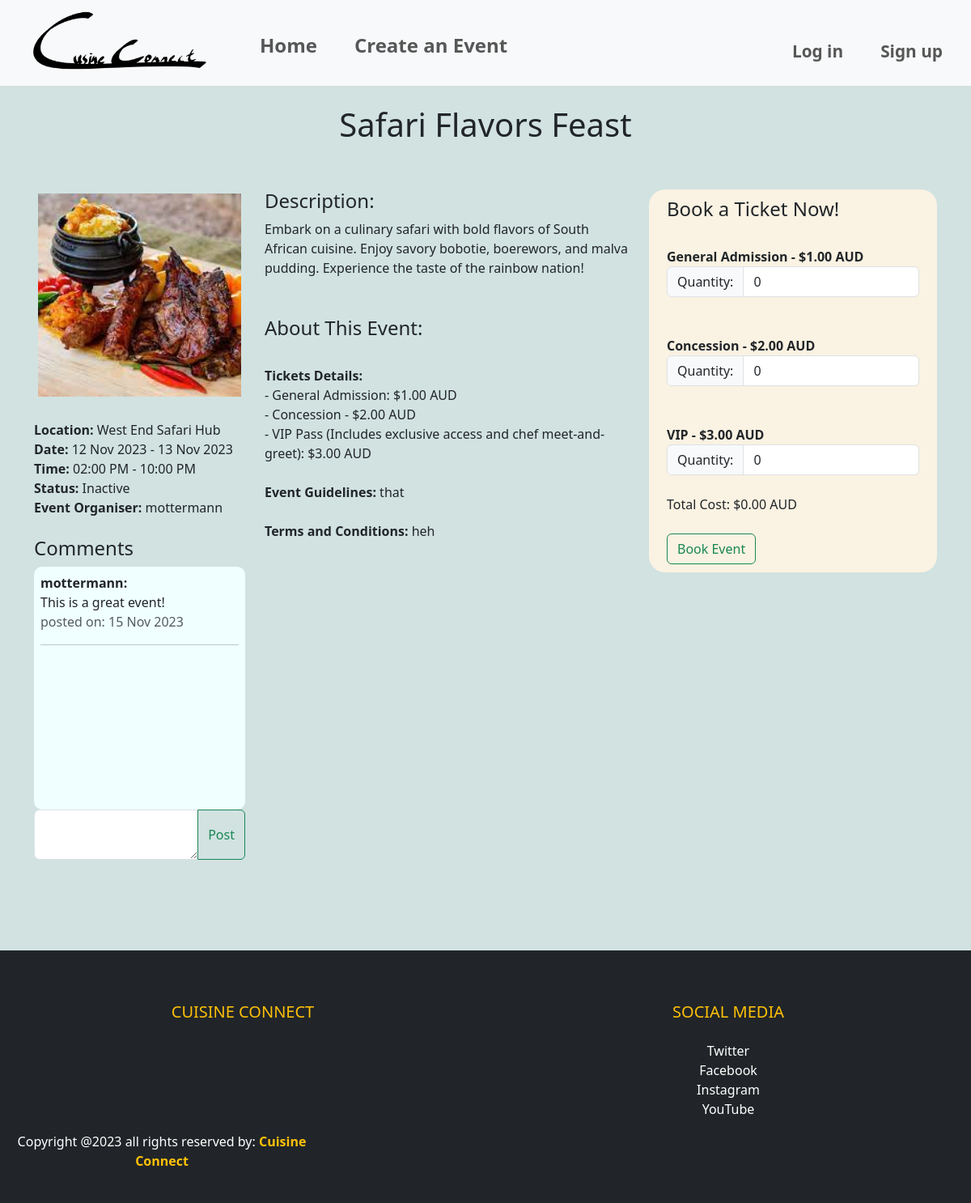
Before: /events/event/6 with the older database file.
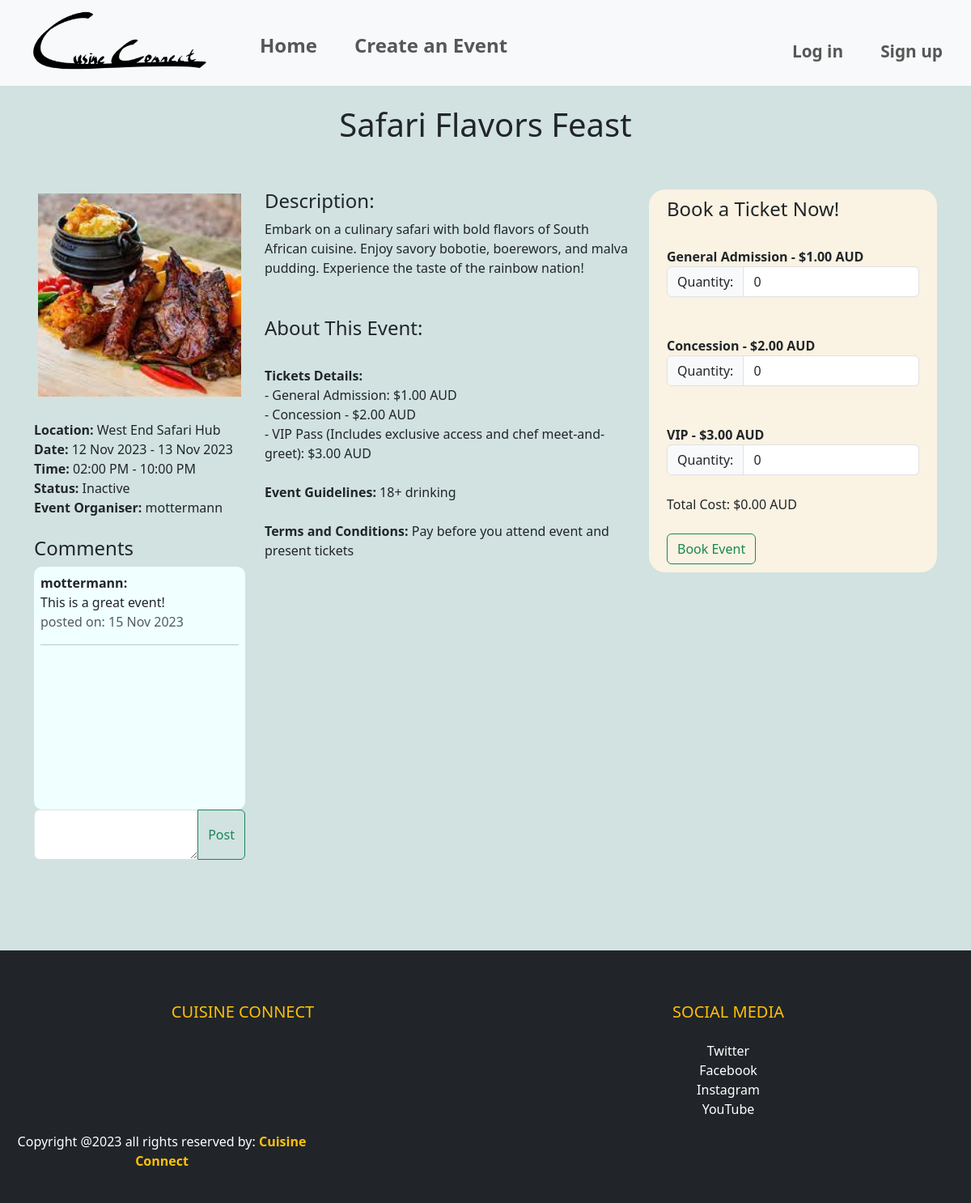
After: the same page with the newer database file.
### website/models.py (models this page shows, shortened)
class Event(db.Model):
    __tablename__ = 'events'
    id = db.Column(db.Integer, primary_key=True)
    name = db.Column(db.String(80), nullable=False)
    location = db.Column(db.String(400), nullable=False)
    start_date = db.Column(db.Date, nullable=False)
    end_date = db.Column(db.Date, nullable=False)
    start_time = db.Column(db.Time, nullable=False)
    end_time = db.Column(db.Time, nullable=False)
    ga_price = db.Column(db.Numeric, nullable=False)
    ga_availability = db.Column(db.Integer, nullable=False)
    concession_price = db.Column(db.Numeric, nullable=False)
    concession_availability = db.Column(db.Integer, nullable=False)
    vip_price = db.Column(db.Numeric, nullable=False)
    vip_availability = db.Column(db.Integer, nullable=False)
    description = db.Column(db.Text, nullable=False)
    image = db.Column(db.String(400), nullable=True)
    event_guidelines = db.Column(db.Text, nullable=True)
    terms_conditions = db.Column(db.Text, nullable=True)
    category = db.Column(db.String(80), nullable=True)
    comments = db.relationship('Comment', backref='event')
    user_id = db.Column(db.Integer, db.ForeignKey('users.id'))
    user = db.relationship('User', backref=db.backref('events', lazy=True))
    is_cancelled = db.Column(db.Boolean, default=False)
    event_bookings = db.relationship('Bookings', back_populates='event', lazy=True)
    @property
    def total_availability(self):
        return (self.concession_availability + self.ga_availability + self.vip_availability)
    @property
    def total_tickets_booked(self):
        return sum(bookings.ga_quantity + bookings.concession_quantity + bookings.vip_quantity for bookings in self.event_bookings)
    @property
    def status(self):
        try:
            if self.is_cancelled:
                return "Cancelled"
            elif self.total_availability == self.total_tickets_booked:
                return "Sold Out"
            elif datetime.combine(self.start_date, self.start_time) < datetime.now():
                return "Inactive"
            else:
                return "Open"
        except Exception as e:
            print(f"Error updating status: {e}")

class Bookings(db.Model):
    __tablename__ = 'bookings'
    id = db.Column(db.Integer, primary_key=True)
    name = db.Column(db.String(80))
    description = db.Column(db.String(200))
    image = db.Column(db.String(400))
    user_id = db.Column(db.Integer, db.ForeignKey('users.id'))
    event_id = db.Column(db.Integer, db.ForeignKey('events.id'))
    event = db.relationship('Event', back_populates='event_bookings', lazy=True)
    ga_quantity = db.Column(db.Integer, default=0)
    concession_quantity = db.Column(db.Integer, default=0)
    vip_quantity = db.Column(db.Integer, default=0)
    booking_time = db.Column(db.DateTime, default=datetime.utcnow)

class User(db.Model, UserMixin):
    __tablename__='users'
    id = db.Column(db.Integer, primary_key=True)
    name = db.Column(db.String(100), index=True, unique=True, nullable=False)
    emailid = db.Column(db.String(100), index=True, nullable=False)
    contactnumber = db.Column(db.Integer)
    address = db.Column(db.String(15), unique=True, index=True, nullable=True)
    password_hash = db.Column(db.String(255), nullable=False)
    comments = db.relationship('Comment', backref='user')

class Comment(db.Model):
    __tablename__ = 'comments'
    id = db.Column(db.Integer, primary_key=True)
    text = db.Column(db.String(400))
    created_at = db.Column(db.DateTime, default=datetime.now())
    user_id = db.Column(db.Integer, db.ForeignKey('users.id'))
    event_id = db.Column(db.Integer, db.ForeignKey('events.id'))

### website/events.py (the view)
@bp.route('/event/<int:id>')
def event_details(id):
    print(f"Event ID: {id}")
    event = Event.query.get_or_404(id)
    comment_form = CommentForm()
    return render_template('eventDetails.html', event=event, form=comment_form)

### website/forms.py
class CommentForm(FlaskForm):
    text = TextAreaField('Comment', [InputRequired()])
    submit = SubmitField('Post')

### website/templates/eventDetails.html (shortened to what this page needs)
{% extends 'base.html' %}
{% block header %}
<link rel="stylesheet" href="{{ url_for('static', filename='style/style.css') }}">
{% endblock %}
{% block content %}
<div>
    <div class="heading">
        <h1>{{ event.name }}</h1><br><br>
    </div>
    <div class="container">
        <div class="row">
            <div class="col-sm-3">
                <div class="box">
                    <img class="cropImage" src="{{ url_for('static', filename=event.image.split('static/')[1].replace('\\', '/')) }}" alt="Event Image">
                </div>
                <br><b>Location:</b> {{ event.location }}
                <br><b>Date:</b> {{ event.start_date.strftime('%d %b %Y') }} - {{ event.end_date.strftime('%d %b %Y') }}
                <br><b>Time:</b> {{ event.start_time.strftime('%I:%M %p') }} - {{ event.end_time.strftime('%I:%M %p') }}
                <br><b>Status:</b> {{ event.status }}
                <br><b>Event Organiser:</b> {{ event.user.name }}
                <br><br><h4>Comments</h4>
                <div class="overflow-auto reviewsColor">
                    <div class="reviews">
                        {% for comment in event.comments %}
                        <div>
                            <b>{{ comment.user.name }}:</b><br>
                            {{ comment.text }}
                            <div class="text-muted">posted on: {{ comment.created_at.strftime('%d %b %Y') }}</div>
                        </div>
                        <hr class="hr hr-blurry" />
                        {% endfor %}
                    </div>
                </div>
                <form method="post" action="{{ url_for('event.post_comment', event_id=event.id) }}">
                    <div class="input-group mb-3">
                        {{ form.text(class="form-control") }}
                        <button class="btn btn-outline-success" type="submit">Post</button>
                    </div>
                </form>
            </div>
            <div class="col-sm-5">
                <h4>Description:</h4>
                {{ event.description }}
                <br><br><br><h4>About This Event:</h4>
                <br><b>Tickets Details:</b>
                <br>- General Admission: ${{ "%.2f"|format(event.ga_price) }} AUD
                <br>- Concession - ${{ "%.2f"|format(event.concession_price) }} AUD
                <br>- VIP Pass (Includes exclusive access and chef meet-and-greet): ${{ "%.2f"|format(event.vip_price) }} AUD
                <br><br><b>Event Guidelines:</b>
                {{ event.event_guidelines }}
                <br><br><b>Terms and Conditions:</b>
                {{ event.terms_conditions }}
            </div>
            <div class="col-sm-4">
                <div class="formLayout">
                    <div class="container">
                        <h4>Book a Ticket Now!</h4>
                        <form method="post" action="{{ url_for('event.book_event', id=event.id) }}">
                            <br><b>General Admission - ${{ "%.2f"|format(event.ga_price) }} AUD</b><br>
                            <div class="input-group">
                                <div class="input-group-text">Quantity:</div>
                                <input type="number" name="ga_quantity" id="GAquantity" class="form-control" min="0" value="0">
                            </div><br>
                            <br><b>Concession - ${{ "%.2f"|format(event.concession_price) }} AUD</b><br>
                            <div class="input-group">
                                <div class="input-group-text">Quantity:</div>
                                <input type="number" name="concession_quantity" id="concessionquantity" class="form-control" min="0" value="0">
                            </div><br>
                            <br><b>VIP - ${{ "%.2f"|format(event.vip_price) }} AUD</b><br>
                            <div class="input-group">
                                <div class="input-group-text">Quantity:</div>
                                <input type="number" name="vip_quantity" id="VIPquantity" class="form-control" min="0" value="0">
                            </div><br>
                            <div id="totalPrice">Total Cost: $0.00 AUD</div><br>
                            <button class="btn btn-outline-success" type="submit">Book Event</button>
                        </form>
                    </div>
                </div>
            </div>
        </div>
    </div>
</div>
<br><br><br><br>
{% endblock %}

### website/templates/base.html (shortened to what this page needs)
<!DOCTYPE html>
<html lang="en">
    <head>
        <link rel="stylesheet" href="{{url_for('static', filename='style/style.css')}}">
        <link href="https://cdn.jsdelivr.net/npm/bootstrap@5.3.1/dist/css/bootstrap.min.css" rel="stylesheet">
    </head>
    <body class="bGColor">
        <nav class="navbar sticky-top navbar-expand-sm bg-light navbar-light justify-content-center">
            <div class="container-fluid">
                    <ul class="navbar-nav">
                        <li><a class="navbar-brand" href = "{{ url_for('main.index') }}"><img src="{{url_for('static', filename='img/logo.png')}}" style="width:240px;height:90px"></a></li>
                        <li class="nav-item" ><a style="font-size: 150%; padding-top: 30px;" class="nav-link" href = "{{ url_for('main.index') }}"><b>Home</b></a></li>
                        <li class="nav-item" ><a style="font-size: 150%; padding-top: 30px;" class="nav-link" href = "{{ url_for('event.create') }}"><b>Create an Event</b></a></li>
                    </ul>
                    <ul class = "navbar-nav navbar-right">
                        {% if current_user.is_authenticated %}
                        <li class="nav-item" ><a style="font-size: 130%; padding-top: 30px;" class="nav-link" href = "#"><b>Welcome {{current_user.name}}</b></a></li>
                        <li class="nav-item" ><a style="font-size: 130%; padding-top: 30px;" class="nav-link" href = "{{ url_for('auth.logout') }}"><b>Log out</b></a></li>
                        {% else %}
                        <li class="nav-item" ><a style="font-size: 130%; padding-top: 30px;" class="nav-link" href = "{{ url_for('auth.login') }}"><b>Log in</b></a></li>
                        <li class="nav-item" ><a style="font-size: 130%; padding-top: 30px;" class="nav-link" href = "{{ url_for('auth.register') }}"><b>Sign up</b></a></li>
                        {% endif %}
                    </ul>
            </div>
        </nav>
        {% block header %}
        {% endblock %}
    {% block content %}
    {% endblock %}
    <footer class="bg-dark text-white pt-5 pb-4">
        <div class="container-fluid text-center text-md-left">
            <div class="row text-center text-md-left">
                <div class="col-md-3 col-lg-3 col-xl-3 mx-auto mt-3">
                    <h5 class="text-uppercase mb-4 font-weight-bold text-warning">Cuisine Connect</h5>
                </div>
                <div class="col-md-3 col-lg-3 col-xl-3 mx-auto mt-3">
                    <h5 class="text-uppercase mb-4 font-weight-bold text-warning">Social Media</h5>
                    <ul class="list-unstyled">
                        <li>
                            <a href="https://twitter.com/elonmusk" class="text-white" style="text-decoration: none;">Twitter</a>
                        </li>
                        <li>
                            <a href="https://www.facebook.com/zuck/" class="text-white" style="text-decoration: none;">Facebook</a>
                        </li>
                        <li>
                            <a href="https://www.instagram.com/cats_of_instagram" class="text-white" style="text-decoration: none;">Instagram</a>
                        </li>
                        <li>
                            <a href="https://www.youtube.com/watch?v=dQw4w9WgXcQ&t=1s" class="text-white" style="text-decoration: none;">YouTube</a>
                        </li>
                    </ul>
                </div>
            </div>
            <div class="row">
                <div class="col-md-4 col-lg-4">
                    <p>Copyright @2023 all rights reserved by:
                        <strong class="text-warning">Cuisine Connect</strong>
                    </p>
                </div>
            </div>
        </div>
      </footer>
    </body>
</html>

### website/static/style/style.css (style rules this page uses)
.heading { text-align: center; padding-top: 2%; }
.box { position: relative; width:100%; border: 5px solid rgba(196, 218, 216, 0); }
.box::before { content: ""; display: block; padding-top: 100%; }
.cropImage { position: absolute; top: 0; left: 0; width: 100%; height: 100%; object-fit: cover; }
.bGColor { background-color: rgba(196, 218, 216, 0.767); }
.navbar-nav > li { padding-left: 15px; padding-right: 15px; }
.formLayout { background-color: rgb(250, 242, 226); padding: 10px; border-radius: 20px; }
.reviews { height: 300px; padding: 8px; }
.reviewsColor { background-color: azure; border-radius: 10px; }

Changed rows visible on the page:
changed Event "Safari Flavors Feast": event_guidelines "that" → "18+ drinking"; terms_conditions "heh" → "Pay before you attend event and present tickets"
